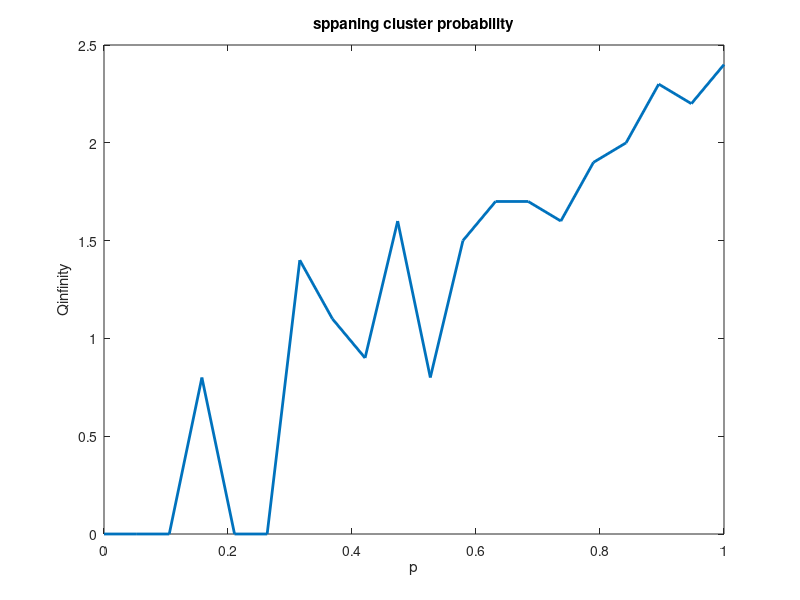

Source code (MATLAB):
clc
close all
p = 0;
L = input('the lattice size is: ');
Q_inf = zeros(1,20);
index = 1;
while p <= 1
    
    for numbers_of_run = 1:100
% arrays of lattice square
X = rand(L+1,L+1);
% arrays that have occupied
 r = X < p;
r(:,1) = 0;
r(1,:) = 0;

 flag = 0; %for step
 k = 1;%colour index
 i = zeros(L+1,L+1); %colour index
 for y = 2 : L+1 % counting in coloumns
 for x = 2 : L+1
 if r(x,y) == 0
     continue
 else 
      if r(x,y-1) == 0 
          if r(x-1,y) == 0 
             i(x,y) = k;
             y_1 = i(x,y);
             k = k + 1;
             continue
          elseif r(x-1,y) ~= 0
             i(x,y) = i(x-1,y);
             y_1 = i(x,y);
              continue
          end
      elseif r(x,y-1) ~= 0
           i(x,y) = i(x,y-1);
           y_1 = i(x,y);
               if r(x-1,y) == 0
                   continue
               elseif r(x-1,y) ~= 0
               y_1 = i(x,y-1);
               x_1 = i(x-1,y);       
               i(x,y-1)= i(x-1,y);
               continue
               end
      end
 end
     
 end
 end
 
i = i(2:L+1,2:L+1);
i = bwlabel(i,4);
% two sides of i arrays 
L_1 = i(1,:);
L_2 =  i(L,:);
%for size od cluster
s = regionprops(logical(i),'Area');
area = cat(2,s.Area);
% for cheking existing spannig cluster
for i = 1:L
    for j = 1:L
    if L_1(i) == L_2(j) && L_1(i) ~= 0
     %fprintf('there is spannig cluster');
    flag = 1;
    Q_inf(index) = max(area);
    end
    if flag == 1
        break
    end
    end
    if flag == 1
    break
    end
end

    end
    Q_inf(index) = Q_inf(index)/10;
p = p + 0.05;
index = index +1;
end
p = linspace(0,1,20);
plot(p,Q_inf,'LineWidth',2)
xlabel('p');
ylabel('Qinfinity');
title('sppaning cluster probability');

